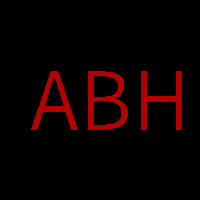
Frame 1 (no input)
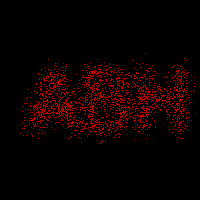
Frame 60 (the mouse pressed at the canvas centre just before this capture)
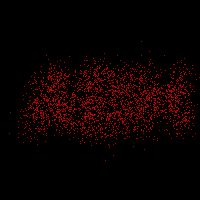
Frame 120 (the mouse held since frame 60 and released just before this capture)

The Processing sketch that drew these frames (run headless with seeded random() and noise(); from frame 60 on, the mouse is pressed at the canvas centre):

// Processing sketch: Scanline
// ── Scanline.pde
ArrayList particles = new ArrayList();
boolean pressed;
void setup() {
  size(200, 200);
  background(0);
  fill(255);
  textSize(90);
  text("ABHINAV", 30, 130);
  for (int x = 0; x < width; x++) {
    for (int y = 0; y < height; y++) {
      if (get(x, y) == color(255)) {
        particles.add(new Particle(x, y));
      }
    }
  }
}
void draw() {
  background(0);
  for (int i = 0; i < particles.size (); i++) {
    Particle p = (Particle) particles.get(i);
    p.display();
    p.update();
  }
}
class Particle {
  int x, y;
  Particle(int x0, int y0) {
    x = x0;
    y = y0;
  }
  void display() {
    stroke(255, 0, 0);
    point(x, y);
  }
  void update() {
    x += floor(random(-1, 2));
    y += floor(random(-1, 2));
  }
}

void mousePressed() {
  pressed = true;
}
